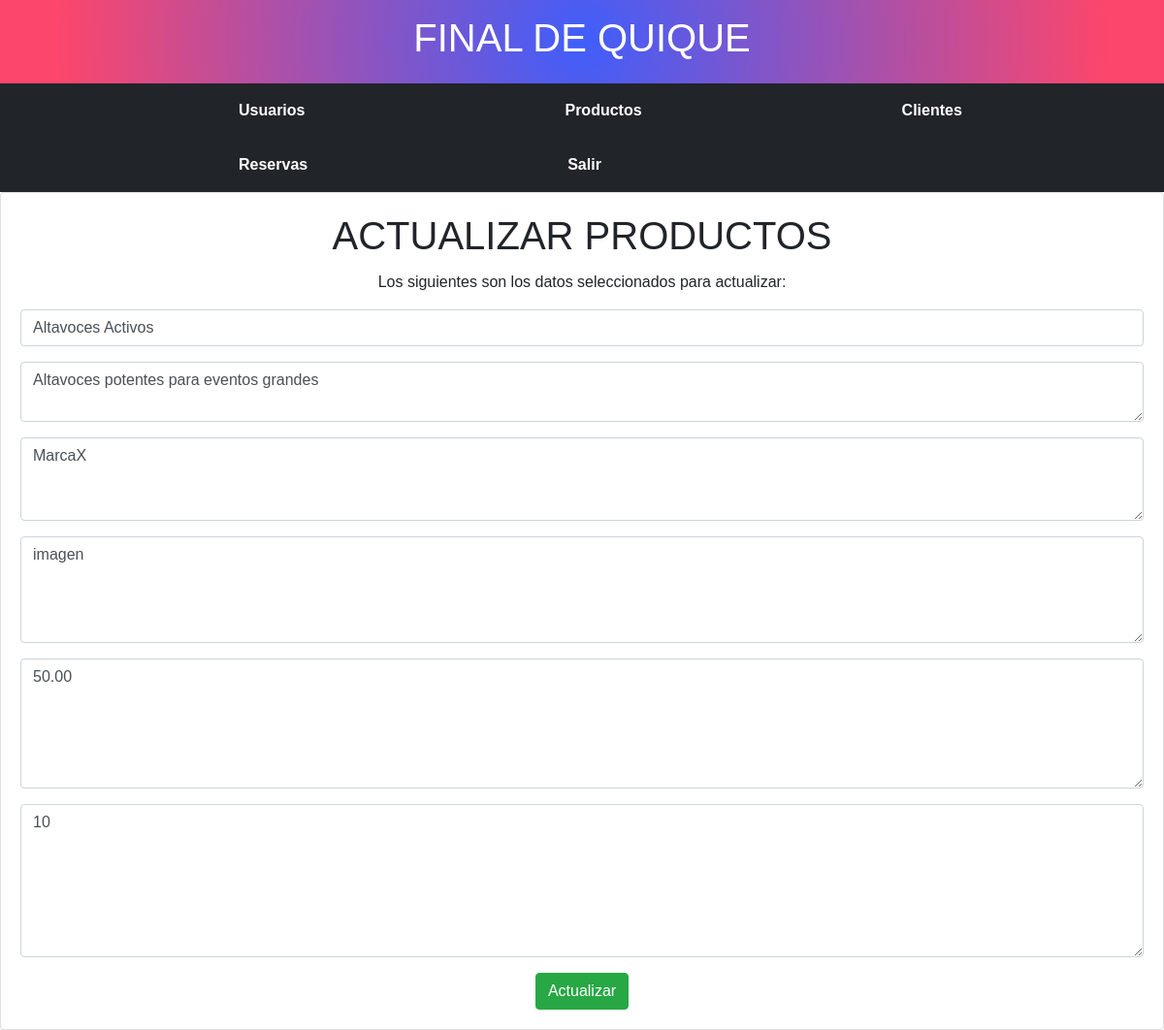
Screenshot of /CrudProd/updateDatap.php?id=1 with the database file from the repository.
### tables this page shows
CREATE TABLE EquiposSonido (
    ID INT AUTO_INCREMENT PRIMARY KEY,
    Nombre VARCHAR(255) NOT NULL,
    Descripcion TEXT,
    Marca VARCHAR(100),
    imagen VARCHAR(100),
    PrecioAlquilerPorDia DECIMAL(10, 2) NOT NULL,
    Stock INT NOT NULL
);

### CrudProd/updateDatap.php (the view, shortened to what this page needs)
<?php include("../includes/header.php")?>
<?php include("../config/db.php")?>
<?php
if(isset($_GET['id'])){
    $id = $_GET['id'];
$query = "SELECT * FROM EquiposSonido WHERE ID = $id";
$result = mysqli_query($conn, $query);
if(mysqli_num_rows($result) ==1) {
    $row = mysqli_fetch_array($result);
    $Nombre = $row['Nombre'];
    $Descripcion = $row['Descripcion'];
    $Marca = $row['Marca'];
    $imagen = $row['imagen'];
    $PrecioAlquilerPorDia = $row['PrecioAlquilerPorDia'];
    $Stock = $row['Stock'];
    }
}
        ?>
<div class ="card text-center">
        <div class="card-body">
            <h1 class="card-title">ACTUALIZAR PRODUCTOS</h1>
            <p class="card-text">Los siguientes son los datos seleccionados para actualizar:</p>
            <form action="updateDatap.php?id=<?php echo $_GET['id']; ?>" method="POST">
            <div class="form-group">
            <input type="text" name="Nombre" value="<?php print $Nombre;?>"
            class = "form-control" placeholder="Actualizar Nombre">
            </div>
            <div class = "form-group">
            <textarea name="Descripcion" rows="2" class="form-control" placeholder="Actualizar Descripcion"><?php echo $Descripcion;?></textarea>
            </div>
            <div class = "form-group">
            <textarea name="Marca" rows="3" class="form-control" placeholder="Actualizar Marca"><?php echo $Marca;?></textarea>
            </div>
            <div class = "form-group">
            <textarea name="imagen" rows="4" class="form-control" placeholder="Actualizar imagen"><?php echo $imagen;?></textarea>
            </div>
            <div class = "form-group">
            <textarea name="PrecioAlquilerPorDia" rows="5" class="form-control" placeholder="Actualizar PrecioAlquilerPorDia"><?php echo $PrecioAlquilerPorDia;?></textarea>
            </div>
            <div class = "form-group">
            <textarea name="Stock" rows="6" class="form-control" placeholder="Actualizar Stock"><?php echo $Stock;?></textarea>
            </div>
            <button class="btn btn-success" name="update3">Actualizar</button>
            </form>
        </div>
    </div>
<?php include("../includes/footer.php")?>

### css/header.css (style rules this page uses)
body { margin: 0; padding: 0; font-family: Arial, sans-serif; }

### rows the page displays
equipossonido: Nombre "Altavoces Activos", Descripcion "Altavoces potentes para eventos grandes", Marca "MarcaX", imagen "imagen", PrecioAlquilerPorDia "50.00", Stock "10"
